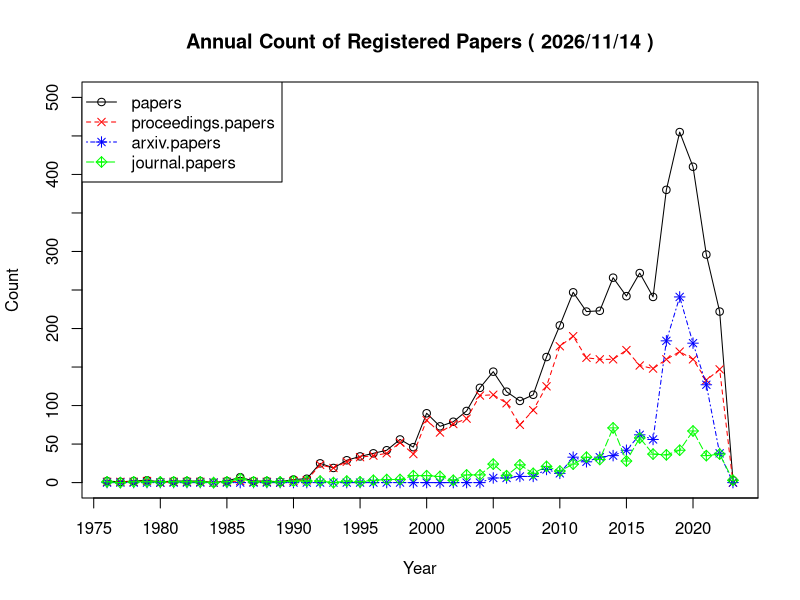

Source code (R):
data <- read.csv("./data/paper_statistics_for_each_year.csv", fileEncoding = "utf8", header = T)
cols <- c("black", "red", "blue", "green", "purple")
ltys <- c(1, 2, 4, 5, 6)
pchs <- c(1, 4, 8, 9, 10)

xmin <- data[1,1]
xmax <- rev(data[,1])[1]

formatted_date <- format(Sys.Date(), "%Y/%m/%d")
print(formatted_date)

#png('plot.png')
#dev.new(width=25, height=25)
png("docs/output/paper_statistics_for_each_year.png", width = 800, height = 500) 
#par(pin = c(20,10))
plot(0, 0, main=paste("Annual Count of Registered Papers (", formatted_date, ")") ,type = "n", xlim = c(xmin, xmax), ylim = c(0, 500), xlab = names(data)[1], ylab = "Count", yaxp=c(0,500,10), xaxp=c(1975,2025,10))
#axis(1, at=c(1980, 1985, 1990),labels=c("aaa", "bbb", "ccc"))

for (i in 2:ncol(data)) {
  points(xmin:xmax, data[, i], pch = pchs[i-1], col = cols[i-1])
  lines(xmin:xmax,data[, i], lty = ltys[i-1], col = cols[i-1])
}

labels <- colnames(data[,2:5])
legend("topleft", legend = labels, col = cols, pch = pchs, lty = ltys)

#plot(data[,1],data[,2], type="l", col="black")
#points(data[,1],data[,3],type="l", col="red")
#points(data[,1],data[,4],type="l", col="blue")
#points(data[,1],data[,5],type="l", col="green")
#
#legend("topleft", names(data)[2:5],
#lwd=c(5,2,3,1,2,2,2,2),
#col=c("black","brown","black","black","blue","green","orange","pink"),
#lty=c("solid","solid","solid","solid","solid","dashed","dotted","dotdash"))